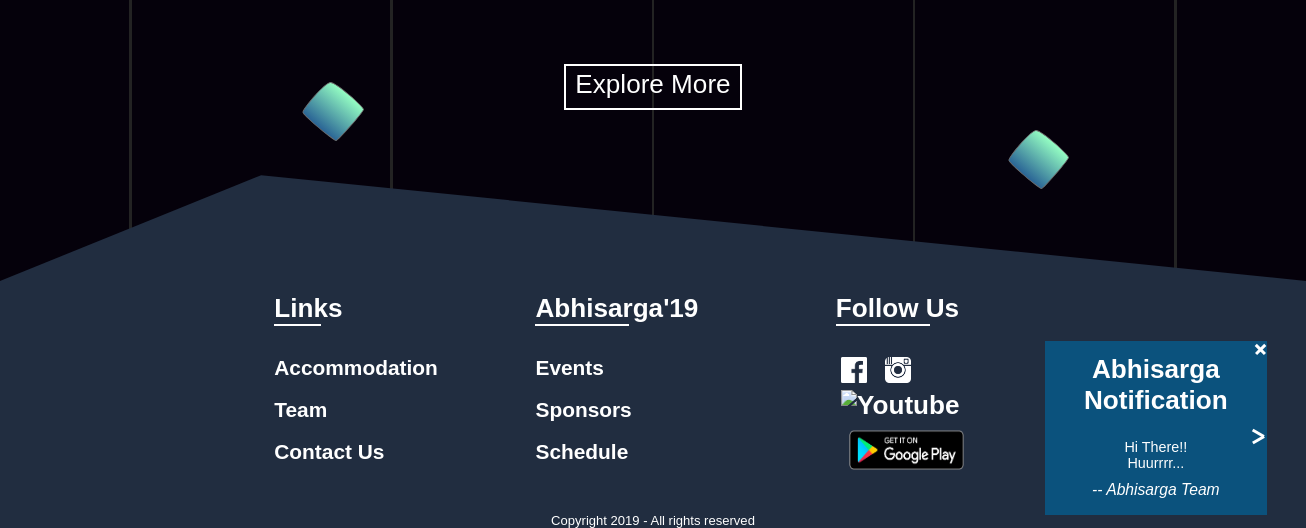
The app's page / (lower part), older data.
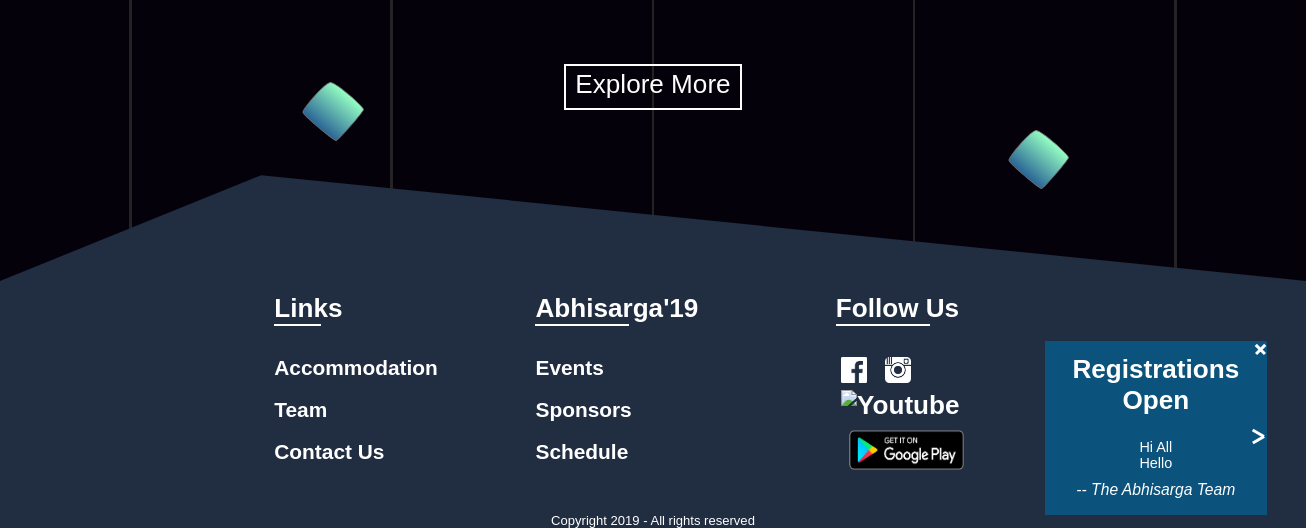
The same page, newer data.
### api/models.py (models this page shows, shortened)
class MessageToParticipant(models.Model):
    sub_heading = models.CharField(max_length=100, null=True, blank=True)
    bold_heading = models.CharField(max_length=100, null=True, blank=True)
    content = models.TextField(max_length=500, null=True, blank=True)
    issued_by = models.CharField(max_length=100, null=True, blank=True)

### UserAuth/views.py (the view)
# urls.py: url(r'^$', home, name='home'),
def home(request):
	home_page = 'UserAuth/main.html'
	event_cat = EventCategory.objects.all().order_by("web_priority")
	events = Event.objects.all().order_by("web_priority")
	messages = MessageToParticipant.objects.all().order_by("-id")[:3]
	return render(request, home_page, {"event_category":event_cat, "events":events, "messages":messages})

### UserAuth/templates/UserAuth/main.html (shortened to what this page needs)
{% extends 'UserAuth/index.html' %}
{% load staticfiles %}
{% block link %}
<link rel="stylesheet" type="text/css" href="{% static 'assets/css/index.css' %}">
<link rel="stylesheet" type="text/css" href="{% static 'assets/css/objects.css' %}">
<link rel="stylesheet" type="text/css" href="{% static 'assets/css/common.css' %}">
{% endblock %}
{% block content %}
<div class="back">
      <div class="stripe"></div>
      <div class="stripe"></div>
      <div class="stripe"></div>
      <div class="stripe"></div>
    </div>
    <div class="container" id="events">
      <img class="obj" id="bead8" src="{% static 'assets/img/svg/bead.svg' %}" alt="">
      <img class="obj" id="bead10" src="{% static 'assets/img/svg/bead.svg' %}" alt="">
			<div id="eventcards">
			</div>
			<div id="button">
				<a href="{% url 'Event:events' %}">Explore More</a>
			</div>
    </div>
{% endblock %}
{% block popup %}
	{% if messages %}
	<div id="popup">
		{% for message in messages %}
		{% if forloop.counter0 == 0 %}
		<div class="popmessage popactive">
		{% else %}
		<div class="popmessage">
		{% endif %}
			<h1>{{message.bold_heading}}</h1>
			<p>
				{{message.content|linebreaksbr}}
			</p>
			<em> -- {{message.issued_by}} </em>
		</div>
		{% endfor %}
		<div onclick="closepop()" id="cross" title="Close">
			<hr>
		</div>
		<div id="next" title="Next">
			<hr>
			<hr>
		</div>
	</div>
	{% endif %}
{% endblock %}

Row changes from the older to the newer data that the page shows:
no longer on this page (row unchanged): MessageToParticipant: bold_heading "Abhisarga Notification", content "Hi There!! Huurrrr...", issued_by "Abhisarga Team"
added MessageToParticipant: bold_heading "Registrations Open", content "Hi All Hello", issued_by "The Abhisarga Team"
